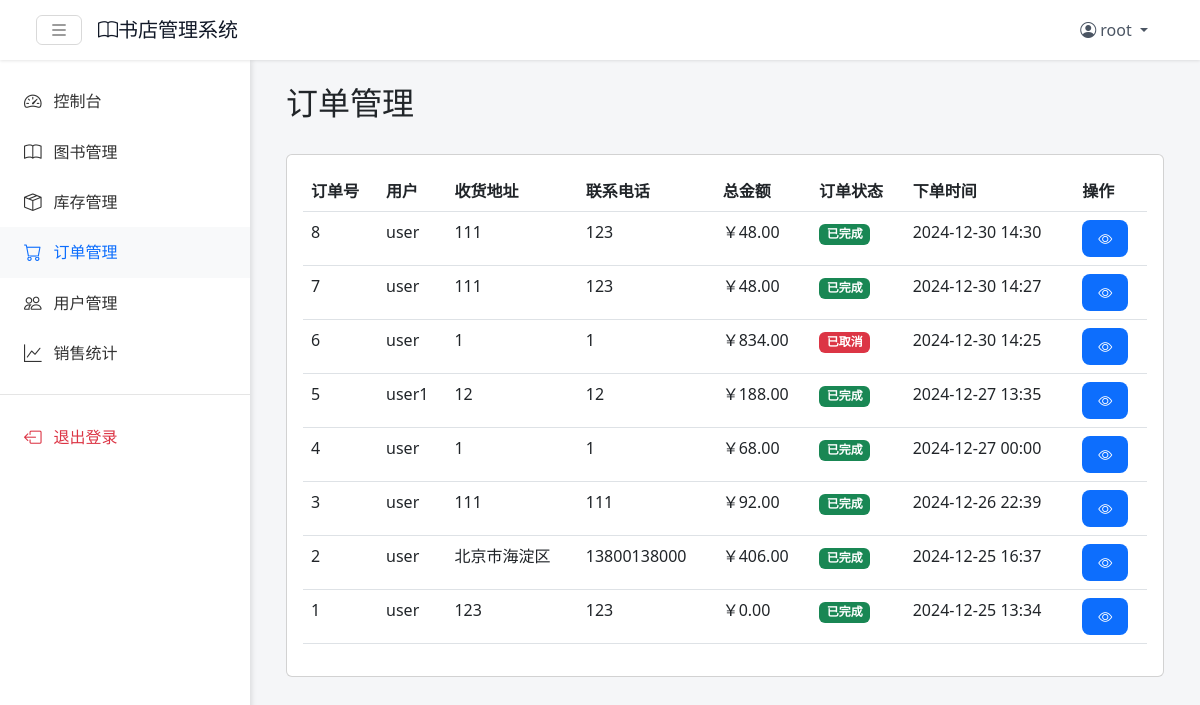
Screenshot of /pages/admin/orders/orders.php (signed in) with the database file from the repository.
### tables this page shows
CREATE TABLE `order` (
  `OrderID` int NOT NULL,
  `UserID` int NOT NULL,
  `TotalAmount` decimal(10,2) NOT NULL,
  `ShippingAddress` text NOT NULL,
  `Phone` varchar(20) NOT NULL,
  `OrderTime` datetime NOT NULL,
  `Status` enum('pending','paid','shipped','completed','cancelled') NOT NULL
);

CREATE TABLE `user` (
  `UserID` int NOT NULL,
  `Username` varchar(50) NOT NULL,
  `Password` varchar(255) NOT NULL,
  `Email` varchar(100) NOT NULL,
  `Address` varchar(200) DEFAULT NULL,
  `ContactInfo` varchar(200) DEFAULT NULL,
  `RegistrationDate` datetime DEFAULT CURRENT_TIMESTAMP,
  `Role` varchar(50) NOT NULL DEFAULT 'customer',
  `RegisterTime` datetime DEFAULT CURRENT_TIMESTAMP,
  `Phone` varchar(20) DEFAULT NULL
);

### pages/admin/orders/orders.php (the view, shortened to what this page needs)
<?php
require_once '../../../config/db_connect.php';
include_once '../../../includes/navbar.php';
$sql = "SELECT o.*, u.Username
        FROM `order` o
        LEFT JOIN user u ON o.UserID = u.UserID
        ORDER BY o.OrderTime DESC";
$orders = $conn->query($sql);
function getOrderStatusText($status) {
    switch ($status) {
        case 'completed': return '已完成';
        case 'cancelled': return '已取消';
    }
}
function getStatusClass($status) {
    switch ($status) {
        case 'completed': return 'success';
        case 'cancelled': return 'danger';
    }
}
?>
<div class="main-content">
    <div class="container-fluid">
        <div class="row mb-4">
            <div class="col-12">
                <div class="d-flex justify-content-between align-items-center">
                    <h2>订单管理</h2>
                </div>
            </div>
        </div>
        <div class="card">
            <div class="card-body">
                <div class="table-responsive">
                    <table class="table table-hover">
                        <thead>
                            <tr>
                                <th>订单号</th>
                                <th>用户</th>
                                <th>收货地址</th>
                                <th>联系电话</th>
                                <th>总金额</th>
                                <th>订单状态</th>
                                <th>下单时间</th>
                                <th>操作</th>
                            </tr>
                        </thead>
                        <tbody>
                            <?php while ($order = $orders->fetch_assoc()): ?>
                                <tr>
                                    <td><?php echo $order['OrderID']; ?></td>
                                    <td><?php echo htmlspecialchars($order['Username']); ?></td>
                                    <td><?php echo htmlspecialchars($order['ShippingAddress']); ?></td>
                                    <td><?php echo htmlspecialchars($order['Phone']); ?></td>
                                    <td>￥<?php echo number_format($order['TotalAmount'], 2); ?></td>
                                    <td>
                                        <span class="badge bg-<?php echo getStatusClass($order['Status']); ?>">
                                            <?php echo getOrderStatusText($order['Status']); ?>
                                        </span>
                                    </td>
                                    <td><?php echo date('Y-m-d H:i', strtotime($order['OrderTime'])); ?></td>
                                    <td>
                                        <a href="order_detail.php?id=<?php echo $order['OrderID']; ?>"
                                           class="btn btn-sm btn-primary" title="查看详情">
                                            <i class="bi bi-eye"></i>
                                        </a>
                                    </td>
                                </tr>
                            <?php endwhile; ?>
                        </tbody>
                    </table>
                </div>
            </div>
        </div>
    </div>
</div>
</body>
</html>

### css/style.css (style rules this page uses)
:root { --navbar-height: 60px; --sidebar-width: 250px; --primary-color: #0d6efd; }
body { background-color: #f5f6f8; min-height: 100vh; margin: 0; padding-top: var(--navbar-height); }
.main-content { margin-left: 0; padding: 1.5rem; transition: margin-left .3s ease-in-out; }
.btn-primary { background: var(--primary-color); border: none; padding: 0.5rem 1rem; border-radius: 8px; transition: all 0.3s ease; }
@media (min-width: 992px) { .main-content { margin-left: var(--sidebar-width); } }

### rows the page displays
order: OrderID "8", UserID.Username "user", ShippingAddress "111", Phone "123", TotalAmount "48.00", Status "已完成", OrderTime "2024-12-30 14:30"
order: OrderID "7", UserID.Username "user", ShippingAddress "111", Phone "123", TotalAmount "48.00", Status "已完成", OrderTime "2024-12-30 14:27"
order: OrderID "6", UserID.Username "user", ShippingAddress "1", Phone "1", TotalAmount "834.00", Status "已取消", OrderTime "2024-12-30 14:25"
order: OrderID "5", UserID.Username "user1", ShippingAddress "12", Phone "12", TotalAmount "188.00", Status "已完成", OrderTime "2024-12-27 13:35"
order: OrderID "4", UserID.Username "user", ShippingAddress "1", Phone "1", TotalAmount "68.00", Status "已完成", OrderTime "2024-12-27 00:00"
order: OrderID "3", UserID.Username "user", ShippingAddress "111", Phone "111", TotalAmount "92.00", Status "已完成", OrderTime "2024-12-26 22:39"
order: OrderID "2", UserID.Username "user", ShippingAddress "北京市海淀区", Phone "13800138000", TotalAmount "406.00", Status "已完成", OrderTime "2024-12-25 16:37"
order: OrderID "1", UserID.Username "user", ShippingAddress "123", Phone "123", TotalAmount "0.00", Status "已完成", OrderTime "2024-12-25 13:34"

### other values shown
$_SESSION['Username'] "root"
